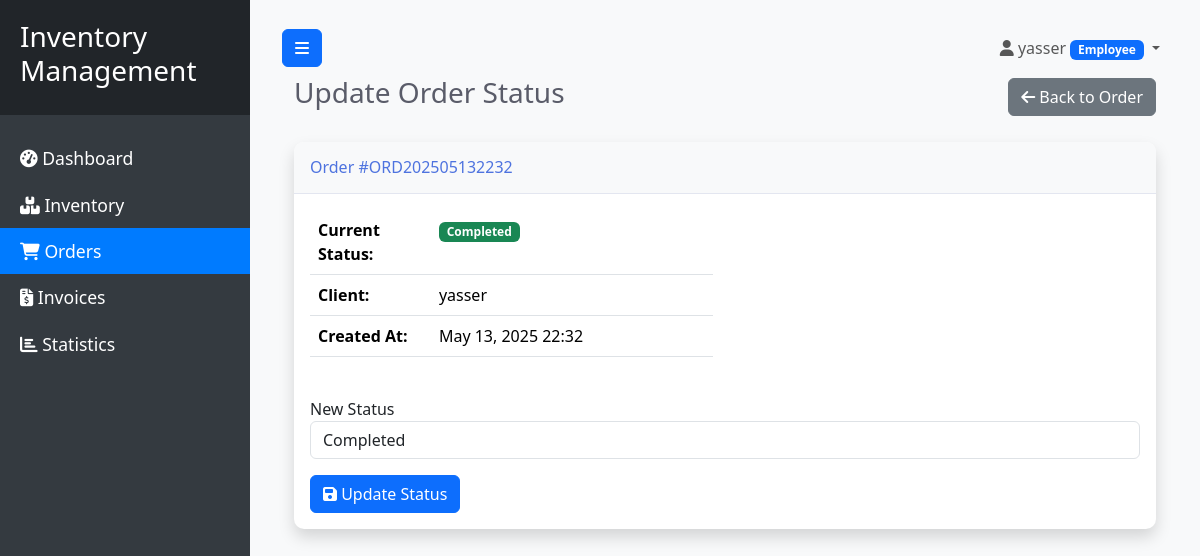
The page /orders/2/status/ (signed in) on the database its author committed.
### users/models.py (models this page shows, shortened)
class User(AbstractUser):
    class Role(models.TextChoices):
        ADMIN = 'ADMIN', _('Admin')
        EMPLOYEE = 'EMPLOYEE', _('Employee')
        CLIENT = 'CLIENT', _('Client')
    role = models.CharField(
        max_length=10,
        choices=Role.choices,
        default=Role.EMPLOYEE,
        verbose_name=_('Role')
    )
    phone = models.CharField(max_length=15, blank=True, null=True, verbose_name=_('Phone Number'))
    profile_pic = models.ImageField(upload_to='profile_pics', default='default.png', verbose_name=_('Profile Picture'))
    address = models.TextField(blank=True, null=True, verbose_name=_('Address'))
    created_at = models.DateTimeField(auto_now_add=True, verbose_name=_('Created At'))
    updated_at = models.DateTimeField(auto_now=True, verbose_name=_('Updated At'))
    class Meta:
        verbose_name = _('User')
        verbose_name_plural = _('Users')

### orders/models.py (models this page shows, shortened)
class Order(models.Model):
    class OrderStatus(models.TextChoices):
        PENDING = 'PENDING', _('Pending')
        IN_PROGRESS = 'IN_PROGRESS', _('In Progress')
        COMPLETED = 'COMPLETED', _('Completed')
        CANCELLED = 'CANCELLED', _('Cancelled')
        REJECTED = 'REJECTED', _('Rejected')
    order_number = models.CharField(max_length=20, unique=True, verbose_name=_('Order Number'))
    client = models.ForeignKey('users.User', on_delete=models.CASCADE, related_name='orders', verbose_name=_('Client'))
    status = models.CharField(max_length=15, choices=OrderStatus.choices, default=OrderStatus.PENDING, verbose_name=_('Status'))
    notes = models.TextField(blank=True, null=True, verbose_name=_('Notes'))
    created_by = models.ForeignKey('users.User', on_delete=models.SET_NULL, null=True, related_name='created_orders', verbose_name=_('Created By'))
    created_at = models.DateTimeField(auto_now_add=True, verbose_name=_('Created At'))
    updated_at = models.DateTimeField(auto_now=True, verbose_name=_('Updated At'))
    class Meta:
        verbose_name = _('Order')
        verbose_name_plural = _('Orders')
        ordering = ['-created_at']

### orders/views.py (the view, shortened to what this page needs)
# urls.py: path('<int:pk>/status/', views.order_status_update, name='order-status-update'),
@login_required
@employee_required
def order_status_update(request, pk):
    order = get_object_or_404(Order, pk=pk)
    statuses = Order.OrderStatus.choices
    context = {
        'order': order,
        'statuses': statuses,
        'title': f'Mettre à jour le statut de la commande: #{order.order_number}'
    }
    return render(request, 'orders/order_status_form.html', context)

### templates/orders/order_status_form.html (shortened to what this page needs)
{% extends 'base.html' %}
{% block content %}
<div class="container-fluid">
    <div class="d-flex justify-content-between align-items-center mb-4">
        <h1 class="h3 text-gray-800">Update Order Status</h1>
        <a href="{% url 'order-detail' order.id %}" class="btn btn-secondary">
            <i class="fas fa-arrow-left"></i> Back to Order
        </a>
    </div>
    <div class="card shadow mb-4">
        <div class="card-header py-3">
            <h6 class="m-0 font-weight-bold text-primary">Order #{{ order.order_number }}</h6>
        </div>
        <div class="card-body">
            <div class="row mb-4">
                <div class="col-md-6">
                    <table class="table">
                        <tr>
                            <th width="30%">Current Status:</th>
                            <td>
                                {% if order.status == 'PENDING' %}
                                    <span class="badge bg-warning text-dark">{{ order.get_status_display }}</span>
                                {% elif order.status == 'IN_PROGRESS' %}
                                    <span class="badge bg-info">{{ order.get_status_display }}</span>
                                {% elif order.status == 'COMPLETED' %}
                                    <span class="badge bg-success">{{ order.get_status_display }}</span>
                                {% elif order.status == 'CANCELLED' %}
                                    <span class="badge bg-danger">{{ order.get_status_display }}</span>
                                {% elif order.status == 'REJECTED' %}
                                    <span class="badge bg-secondary">{{ order.get_status_display }}</span>
                                {% endif %}
                            </td>
                        </tr>
                        <tr>
                            <th>Client:</th>
                            <td>{{ order.client.username }}</td>
                        </tr>
                        <tr>
                            <th>Created At:</th>
                            <td>{{ order.created_at|date:"F d, Y H:i" }}</td>
                        </tr>
                    </table>
                </div>
            </div>
            <form method="post">
                <div class="form-group mb-3">
                    <label for="status">New Status</label>
                    <select class="form-control" id="status" name="status" required>
                        {% for status_code, status_name in statuses %}
                        <option value="{{ status_code }}" {% if order.status == status_code %}selected{% endif %}>{{ status_name }}</option>
                        {% endfor %}
                    </select>
                </div>
                <button type="submit" class="btn btn-primary">
                    <i class="fas fa-save"></i> Update Status
                </button>
            </form>
        </div>
    </div>
</div>
{% endblock %}

### templates/base.html (shortened to what this page needs)
<!DOCTYPE html>
<html>
<head>
    <link href="https://cdn.jsdelivr.net/npm/bootstrap@5.3.2/dist/css/bootstrap.min.css" rel="stylesheet">
    <link rel="stylesheet" href="https://cdnjs.cloudflare.com/ajax/libs/font-awesome/6.4.2/css/all.min.css">
    {% load static %}
    <link rel="stylesheet" href="{% static 'css/style.css' %}">
</head>
<body>
    <div class="wrapper">
        <nav id="sidebar">
            <div class="sidebar-header">
                <h3>Inventory<br>Management</h3>
            </div>
            <ul class="list-unstyled components">
                <li class="{% if '/' == request.path or '/dashboard/' in request.path %}active{% endif %}">
                    <a href="{% url 'dashboard' %}">
                        <i class="fas fa-tachometer-alt"></i> Dashboard
                    </a>
                </li>
                {% if request.user.role == 'EMPLOYEE' or request.user.role == 'ADMIN' %}
                <li class="{% if '/inventory/' in request.path %}active{% endif %}">
                    <a href="{% url 'inventory-list' %}">
                        <i class="fas fa-boxes"></i> Inventory
                    </a>
                </li>
                <li class="{% if '/orders/' in request.path %}active{% endif %}">
                    <a href="{% url 'orders-list' %}">
                        <i class="fas fa-shopping-cart"></i> Orders
                    </a>
                </li>
                <li class="{% if '/invoices/' in request.path %}active{% endif %}">
                    <a href="{% url 'invoices-list' %}">
                        <i class="fas fa-file-invoice-dollar"></i> Invoices
                    </a>
                </li>
                <li class="{% if '/statistics/' in request.path %}active{% endif %}">
                    <a href="{% url 'statistics' %}">
                        <i class="fas fa-chart-bar"></i> Statistics
                    </a>
                </li>
                {% endif %}
            </ul>
        </nav>
        <div id="content">
            <nav class="navbar navbar-expand-lg navbar-light bg-light">
                <div class="container-fluid">
                    <button type="button" id="sidebarCollapse" class="btn btn-primary">
                        <i class="fas fa-bars"></i>
                    </button>
                    <div class="collapse navbar-collapse" id="navbarSupportedContent">
                        <ul class="nav navbar-nav ms-auto">
                            <li class="nav-item dropdown">
                                <a class="nav-link dropdown-toggle" href="#" id="navbarDropdown" role="button" data-bs-toggle="dropdown" aria-expanded="false">
                                    <i class="fas fa-user"></i> {{ request.user.username }}
                                    {% if request.user.role == 'ADMIN' %}
                                    <span class="badge bg-danger">Admin</span>
                                    {% elif request.user.role == 'EMPLOYEE' %}
                                    <span class="badge bg-primary">Employee</span>
                                    {% else %}
                                    <span class="badge bg-secondary">Client</span>
                                    {% endif %}
                                </a>
                            </li>
                        </ul>
                    </div>
                </div>
            </nav>
            <div class="container-fluid">
                {% block content %}{% endblock %}
            </div>
        </div>
    </div>
</body>
</html>

### static/css/style.css (style rules this page uses)
body { font-family: 'Segoe UI', Arial, sans-serif; background: #f8f9fa; }
.wrapper { display: flex; width: 100%; align-items: stretch; }
#sidebar { min-width: 250px; max-width: 250px; background: #343a40; color: #fff; transition: all 0.3s; height: 100vh; position: sticky; top: 0; }
#sidebar .sidebar-header { padding: 20px; background: #212529; }
#sidebar ul.components { padding: 20px 0; }
#sidebar ul li a { padding: 10px 20px; font-size: 1.1em; display: block; color: #fff; text-decoration: none; transition: all 0.3s; }
#sidebar ul li.active > a, a[aria-expanded="true"] { color: #fff; background: #007bff; }
#content { width: 100%; padding: 20px; min-height: 100vh; transition: all 0.3s; }
.card { border: none; border-radius: 10px; box-shadow: 0 0.15rem 1.75rem 0 rgba(58, 59, 69, 0.15); margin-bottom: 20px; }
.card-header { background-color: #f8f9fa; border-bottom: 1px solid #e3e6f0; border-top-left-radius: 10px !important; border-top-right-radius: 10px !important; }
.text-primary { color: #4e73df !important; }
.text-gray-800 { color: #5a5c69 !important; }

### rows shown on the page
User: user.username "yasser"
Order: order_number "ORD202505132232", status "Completed", client.username "yasser", created_at "May 13, 2025 22:32"
